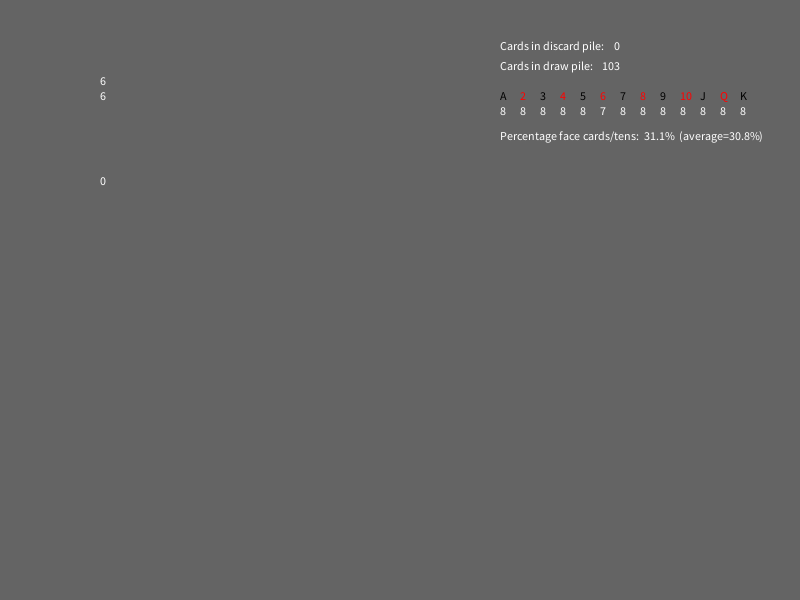
Frame 1 (no input)
Frame 60 (the mouse pressed at the canvas centre just before this capture): identical to frame 1, image omitted
Frame 120 (the mouse held since frame 60 and released just before this capture): identical to frame 1, image omitted

The Processing sketch that drew this single still picture (run headless with seeded random() and noise(); from frame 60 on, the mouse is pressed at the canvas centre):

// Processing sketch: BlackJack
// ── BlackJack.pde
import java.util.Collections;

ArrayList<Card> hands[];
ArrayList<Card> dealerHand = new ArrayList<Card>();
ArrayList<Card> deck = new ArrayList<Card>();
ArrayList<Card> discardPile = new ArrayList<Card>();
int currentPlayer;
int playerStates[];
int playerCount;
int totalCards;
boolean gameOver = false;

void setup() {
  size(800, 600);
  setCardNames();
  setStates();
  reset(1);
}

void draw() {
  background(100);
  drawPlyStats(dealerHand, 100);
  drawAllPlyStats(hands);
  drawStats();
}

void drawStats() {
  text("Cards in discard pile:    " + discardPile.size(), 500, 50);
  text("Cards in draw pile:    " + deck.size(), 500, 70);
  int cards[] = new int[13];
  for (Card c : deck) {
    cards[c.value-1]++;
  }
  for (int i = 1; i<=13; i++) {
    if((i-1)%2==0) fill(0);
    else fill(255,0,0);
    text(cardNames.get(i), 500+(i-1)*20, 100);
    fill(255);
    text(cards[i-1], 500+(i-1)*20, 115);
  }
  float permille = round((float)(cards[9] + cards[11] + cards[12] + cards[12])/deck.size()*1000);
  text("Percentage face cards/tens:  " + (permille/10) + "%  (average=30.8%)", 500, 140);
}

void hit(int player) {
  if (!gameOver) {
    shuffleIfNecessary();
    if (currentPlayer<playerCount) {
      hands[player].add(deck.get(deck.size()-1));
      deck.remove(deck.size()-1);
      if (getScore(hands[currentPlayer])>21 && hands[currentPlayer].size()!=2) {
        playerStates[currentPlayer] = -2;
        currentPlayer++;
      }
    } else {
      dealerHit();
      if (getScore(dealerHand)>=17) {
        gameOver();
      }
    }
  }
}


void gameOver() {
  gameOver = true;
  int dealerScore = getScore(dealerHand);
  for (int i = 0; i<hands.length; i++) {
    int score = getScore(hands[i]);
    if (score>21 && score!=100) {
      playerStates[i] = -2;
    } else if (score>dealerScore) {
      playerStates[i] = 1;
    } else if (score==dealerScore) {
      playerStates[i] = 0;
    } else if (score<dealerScore) {
      if (dealerScore>21) {
        playerStates[i] = 1;
      } else {
        playerStates[i] = -1;
      }
    }
  }
}

void dealerHit() {
  shuffleIfNecessary();
  dealerHand.add(deck.get(deck.size()-1));
  deck.remove(deck.size()-1);
}

void shuffleIfNecessary() {
  if (deck.size()<=52) {
    shuffleDeck();
  }
}

void hold() {
}

void reset(int players) {
  playerCount = players;
  initializeDeck();
  clearTable();
  discardPile.clear();
  shuffleDeck();
  nextRound();
}

void nextRound() {
  gameOver = false;
  currentPlayer = 0;
  clearTable();
  // initialize player states
  playerStates = new int[playerCount];
  dealerHit();
}

void clearTable() {
  discardPile.addAll(dealerHand);
  dealerHand.clear();
  for (ArrayList<Card> hand : hands) {
    discardPile.addAll(hand);
    hand.clear();
  }
}

void initializeDeck() {
  deck.clear();
  // initialize player hands
  hands = new ArrayList[playerCount];
  for (int i = 0; i<hands.length; i++) {
    hands[i] = new ArrayList<Card>();
  }
  for (int numOfDecks = 0; numOfDecks<2; numOfDecks++) {
    for (int i = 1; i<=13; i++) {
      for (int j = 0; j<4; j++) {
        deck.add(new Card(i, j));
      }
    }
  }
  totalCards = deck.size();
}

void shuffleDeck() {
  deck.addAll(discardPile);
  discardPile.clear();
  Collections.shuffle(deck);
}

// ── Card.pde
HashMap<Integer, String> cardNames = new HashMap<Integer, String>();

void setCardNames() {
  cardNames.put(1, "A");
  cardNames.put(2, "2");
  cardNames.put(3, "3");
  cardNames.put(4, "4");
  cardNames.put(5, "5");
  cardNames.put(6, "6");
  cardNames.put(7, "7");
  cardNames.put(8, "8");
  cardNames.put(9, "9");
  cardNames.put(10, "10");
  cardNames.put(11, "J");
  cardNames.put(12, "Q");
  cardNames.put(13, "K");
}

class Card {
  int value;
  int colour;
  Card(int value, int colour) {
    this.value = value;
    this.colour = colour;
  }
  public int compareTo(Object o) {
    return value - ((Card)o).value;
  }
}

int getScore(ArrayList<Card> hand) {
  int score = 0;
  int aces = 0;
  for (Card c : hand) {
    if (c.value == 1) {
      aces++;
      score += 11;
    } else {
      score += constrain(c.value, 2, 10);
    }
  }
  for (int i = 0; i<aces; i++) {
    if (score>21) {
      score -= 10;
    }
  }
  if(score==21 && hand.size()==2) {
    score = 100;
  }
  return score;
}

// ── Input.pde
void mousePressed() {
  if (mouseButton==LEFT) {
    hit(currentPlayer);
  }
  if (mouseButton==RIGHT) {
    currentPlayer++;
  }
}

void keyPressed() {
  if (Character.toUpperCase(key)=='R') {
    reset(1);
  }
  if (Character.toUpperCase(key)=='N') {
    nextRound();
  }
}

// ── Player.pde
HashMap<Integer, String> states = new HashMap<Integer, String>();

void setStates() {
  states.put(0, "");
  states.put(1, "Win");
  states.put(-1, "Lose");
  states.put(-2, "Bust");
}

void drawPlyStats(ArrayList<Card> hand, int y) {
  int score = getScore(hand);
  text(score==100 ? "Natural 21" : "" + score, 100, y-15);
  for(int i = 0; i<hand.size(); i++) {
    text(cardNames.get(hand.get(i).value), 100+i*20, y);
  }
}

void drawAllPlyStats(ArrayList[] hands) {
  for(int i = 0; i< hands.length; i++) {
    text(states.get(playerStates[i]), 50, 200+i*100);
    drawPlyStats(hands[i], 200+i*100);
  }
}
